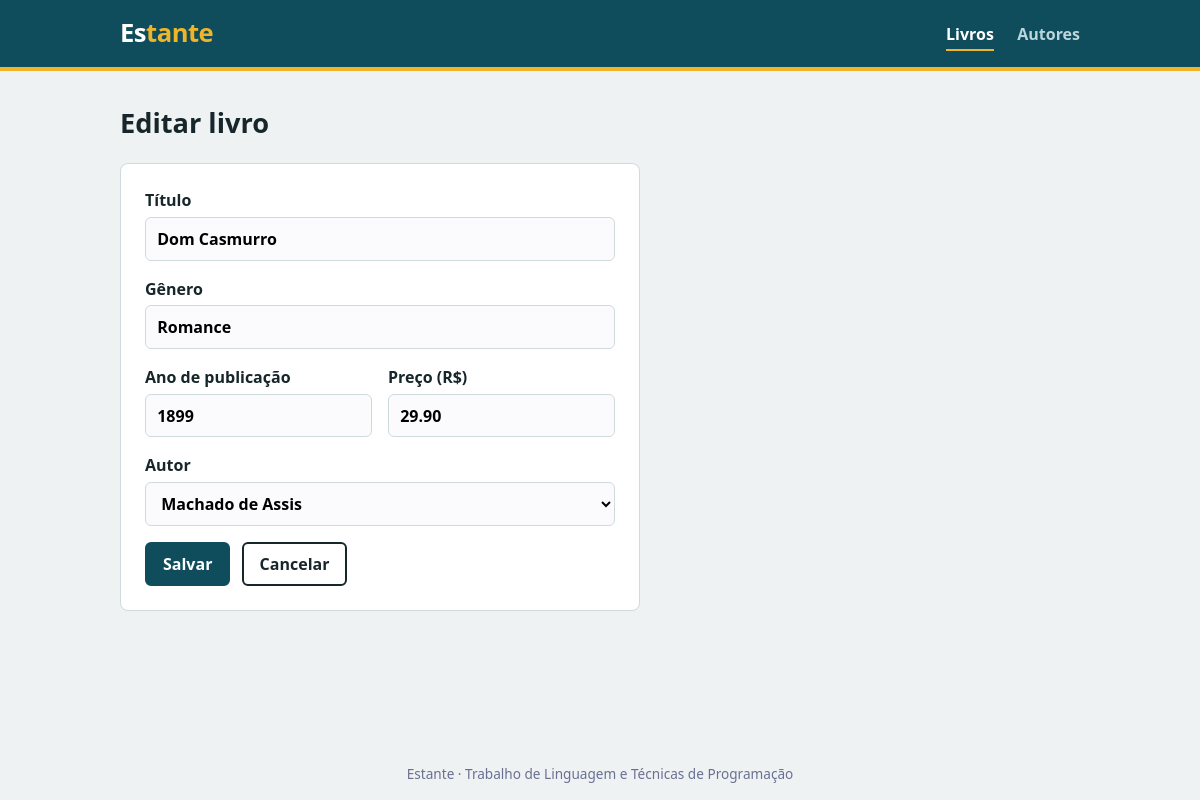
The app's page /index.php?page=livros&action=edit&id=1 with its own data.
### tables this page shows
CREATE TABLE IF NOT EXISTS `livros` (
    `id` INT NOT NULL AUTO_INCREMENT,
    `titulo` VARCHAR(150) NOT NULL,
    `genero` VARCHAR(60) NOT NULL,
    `ano_publicacao` SMALLINT NOT NULL,
    `preco` DECIMAL(10,2) NOT NULL,
    `autor_id` INT NOT NULL,
    PRIMARY KEY (`id`),
    FOREIGN KEY (`autor_id`) REFERENCES `autores`(`id`) ON DELETE RESTRICT
);

CREATE TABLE IF NOT EXISTS `autores` (
    `id` INT NOT NULL AUTO_INCREMENT,
    `nome` VARCHAR(100) NOT NULL,
    `nacionalidade` VARCHAR(100) NOT NULL,
    PRIMARY KEY (`id`)
);

### LivroController.php (called while the page is built, shortened)
<?php
require_once __DIR__ . '/../models/Livro.php';
require_once __DIR__ . '/../models/Autor.php';
class LivroController
{
    private $model;
    private $autorModel;
    public function __construct($conn)
    {
        $this->model = new Livro($conn);
        $this->autorModel = new Autor($conn);
    }
    public function edit()
    {
        $id = (int) ($_GET['id'] ?? 0);
        $dados = $this->model->buscar($id);
        $autores = $this->autorModel->listar();
        require __DIR__ . '/../views/livros/edit_livro.php';
    }
}

### index.php (called while the page is built, shortened)
<?php
require_once __DIR__ . '/../controllers/LivroController.php';
function e($texto)
{
    return htmlspecialchars((string) $texto, ENT_QUOTES, 'UTF-8');
}
$conn   = (new Database())->conectar();
$action = $_GET['action'] ?? 'index';
require __DIR__ . '/../views/includes/header.php';
$controller = new $controllers[$page]($conn);
$controller->$action();
require __DIR__ . '/../views/includes/footer.php';

### Livro.php (called while the page is built, shortened)
<?php
class Livro
{
    private $conn;
    public function __construct($conn)
    {
        $this->conn = $conn;
    }
    public function buscar($id)
    {
        $stmt = $this->conn->prepare("SELECT * FROM livros WHERE id = ?");
        $stmt->execute([$id]);
        return $stmt->fetch();
    }
}

### Autor.php (called while the page is built, shortened)
<?php
class Autor
{
    private $conn;
    public function __construct($conn)
    {
        $this->conn = $conn;
    }
    public function listar()
    {
        return $this->conn->query("SELECT * FROM autores ORDER BY nome")->fetchAll();
    }
}

### _form_livro.php (the view, shortened to what this page needs)
<form method="post" class="formulario">
    <label>Título
        <input type="text" name="titulo" value="<?= e($dados['titulo']) ?>" required>
    </label>
    <label>Gênero
        <input type="text" name="genero" value="<?= e($dados['genero']) ?>" placeholder="Ex.: Romance, Fantasia, Ficção científica" required>
    </label>
    <div class="linha">
        <label>Ano de publicação
            <input type="number" name="ano_publicacao" value="<?= e($dados['ano_publicacao']) ?>" min="1000" required>
        </label>
        <label>Preço (R$)
            <input type="text" name="preco" value="<?= e($dados['preco']) ?>" placeholder="199.90" required>
        </label>
    </div>
    <label>Autor
        <select name="autor_id" required>
            <?php foreach ($autores as $p): ?>
                <option value="<?= (int) $p['id'] ?>" <?= (string) $dados['autor_id'] === (string) $p['id'] ? 'selected' : '' ?>>
                    <?= e($p['nome']) ?>
                </option>
            <?php endforeach; ?>
        </select>
    </label>
    <div class="botoes">
        <button class="btn btn-principal" type="submit">Salvar</button>
        <a class="btn" href="index.php?page=livros">Cancelar</a>
    </div>
</form>

### style.css (style rules this page uses)
:root { --fundo: #eef2f3; --tinta: #17262b; --roxo: #0f4c5c; --roxo-escuro: #0a3642; --menta: #f0b429; --borda: #cfdadd; --branco: #ffffff; --erro: #d92d5a; }
* { box-sizing: border-box; }
body { margin: 0; font-family: "Segoe UI", Tahoma, Verdana, sans-serif; background: var(--fundo); color: var(--tinta); line-height: 1.5; min-height: 100vh; display: flex; flex-direction: column; }
.btn { display: inline-block; padding: 0.5rem 1rem; border: 2px solid var(--tinta); border-radius: 6px; background: var(--branco); color: var(--tinta); font: inherit; font-weight: 600; text-decoration: none; cursor: pointer; }
.btn-principal { background: var(--roxo); border-color: var(--roxo); color: var(--branco); }
.formulario { background: var(--branco); border: 1px solid var(--borda); border-radius: 8px; padding: 1.5rem; max-width: 520px; }
.formulario label { display: block; font-weight: 600; margin-bottom: 1rem; }
.formulario input, .formulario select { display: block; width: 100%; margin-top: 0.3rem; padding: 0.55rem 0.7rem; border: 1px solid var(--borda); border-radius: 6px; font: inherit; background: #fbfbfe; }
.linha { display: grid; grid-template-columns: 1fr 1fr; gap: 1rem; }
.botoes { display: flex; gap: 0.7rem; margin-top: 0.5rem; }

### records on screen
livros: titulo "Dom Casmurro", genero "Romance", ano_publicacao "1899", preco "29.90", autor_id "Machado de Assis"
